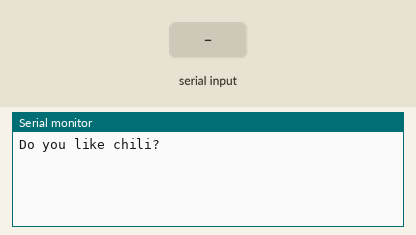
A sketch run on a simulated Arduino Uno, built with avr-gcc and run on an emulated ATmega328P. Shown: the last lines printed to the serial monitor. The test bench sets the inputs (shaded band).

Above: at 1.2 s.
1.3 s: "1" received over Serial
At 2.8 s:
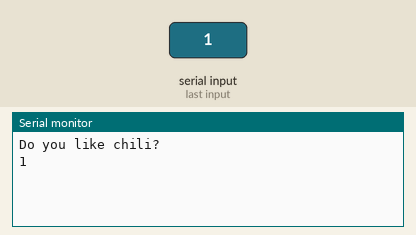
3.8 s: "0" received over Serial
At 5.7 s:
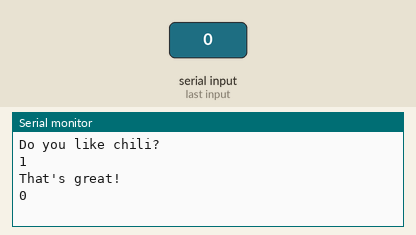
5.8 s: "2" received over Serial
At 9.8 s:
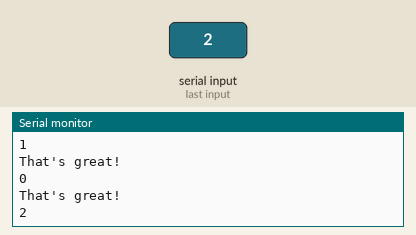

The sketch:

serialMonitorShortConvo.ino
```cpp
void setup() {
  Serial.begin(9600); //9600 is the baudrate = speed of bits per second
  while (!Serial); // this line waits to be loaded until the serial monitor is open
  Serial.println("Do you like chili?");
}

void loop() {
  if(Serial.available()) { //reply only when you receive data
    String inputText = Serial.readString(); //inputText is a variable
    Serial.println(inputText);
    delay(2000);
    Serial.println("That's great!"); //this will read serial data
  }
}
```

Measured:
- after the input at 1.3 s, the serial monitor: prints a new line after 1.0 s (image 1)
- after the input at 3.8 s, the serial monitor: prints a new line after 1.5 s (image 2)
- after the input at 5.8 s, the serial monitor: prints a new line after 2.5 s (image 3)
